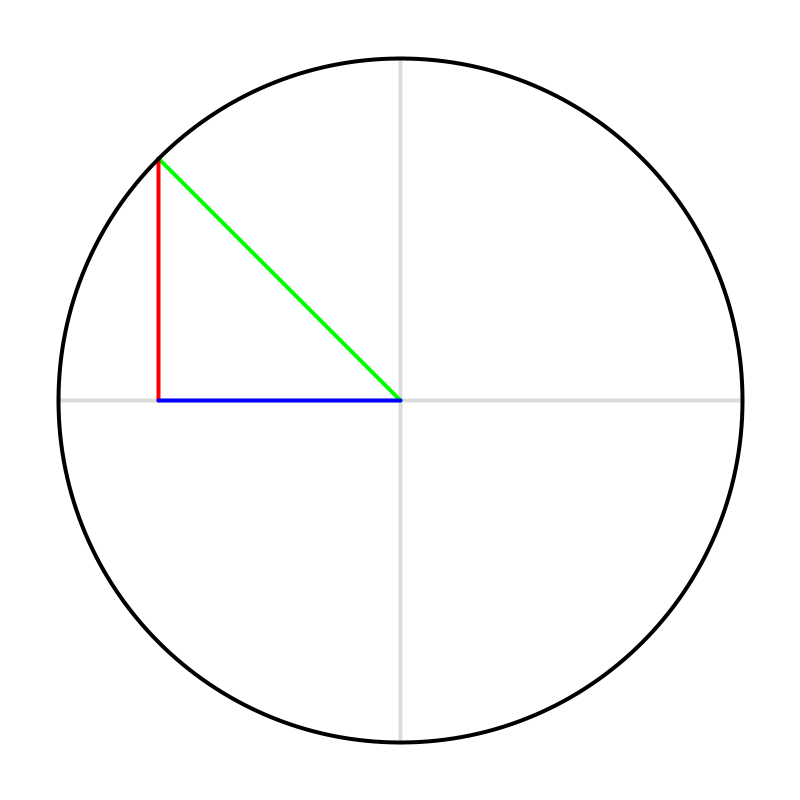
Frame 1 (no input)
Frame 60 (the mouse pressed at the canvas centre just before this capture): identical to frame 1, image omitted
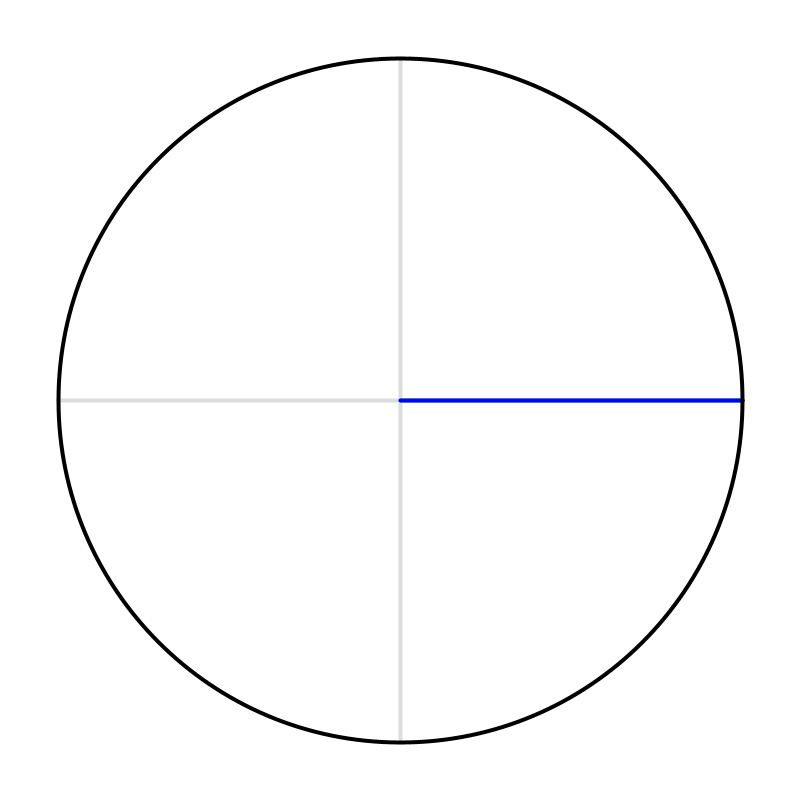
Frame 120 (the mouse held since frame 60 and released just before this capture)

The Processing sketch that drew these frames (run headless with seeded random() and noise(); from frame 60 on, the mouse is pressed at the canvas centre):

// Processing sketch: unit_circle
// ── unit_circle.pde
float r;

void setup() {
  size(800, 800);
  strokeWeight(4);
  noFill();
  if (width > height) r = width*3/7;
  else r = height*3/7;
}

void draw() {
  translate(width/2, height/2);
  background(255);
  float v = atan2(mouseY-height/2, mouseX-width/2);
  stroke(220);
  line(0, -r, 0, r);
  line(-r, 0, r, 0);
  stroke(0,255,0);
  line(0, 0, cos(v)*r, sin(v)*r);
  stroke(255,0,0);
  line(cos(v)*r, 0, cos(v)*r, sin(v)*r);
  stroke(0,0,255);
  line(0, 0, cos(v)*r, 0);
  stroke(0);
  ellipse(0, 0, 2*r, 2*r);
}
